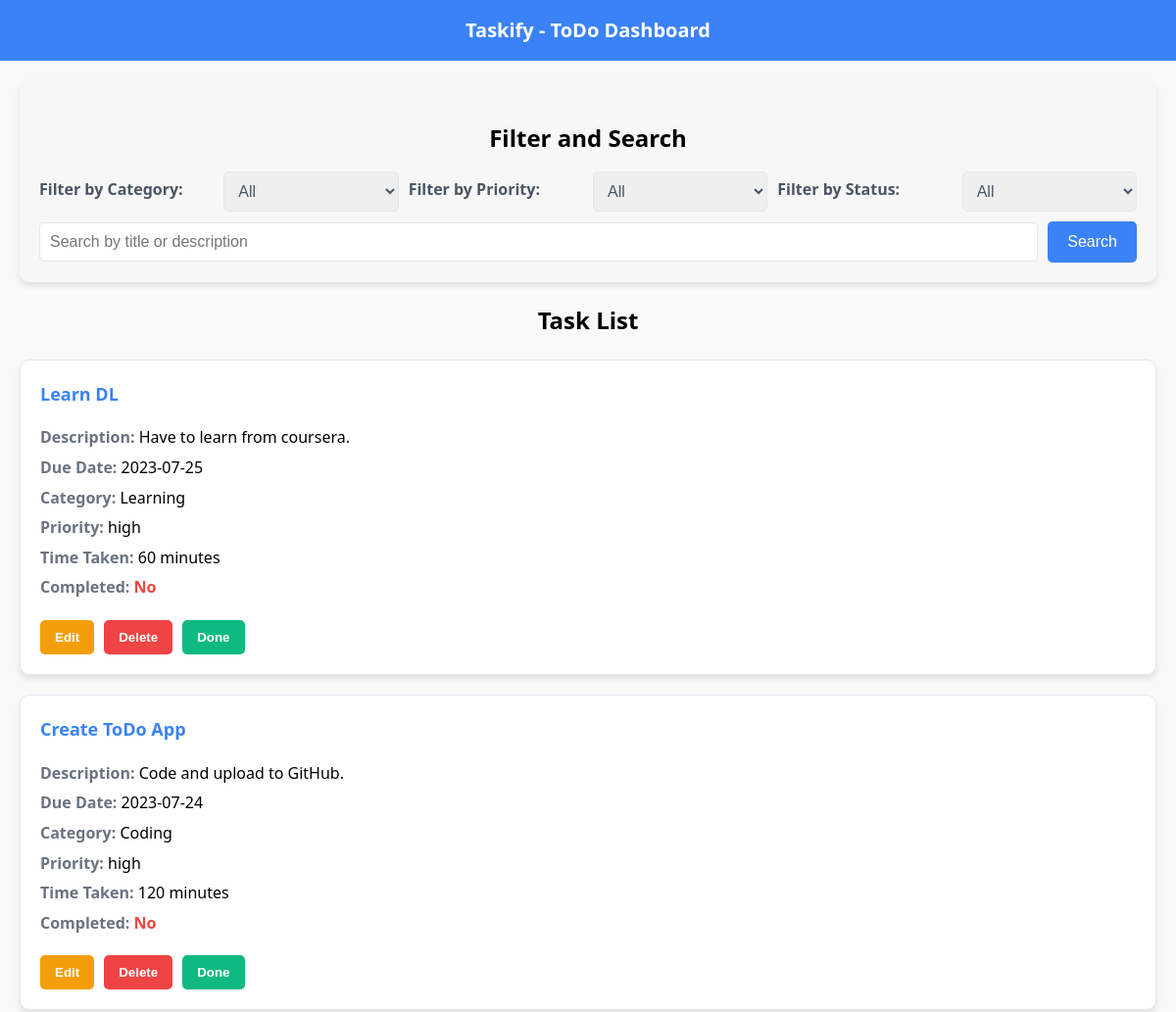
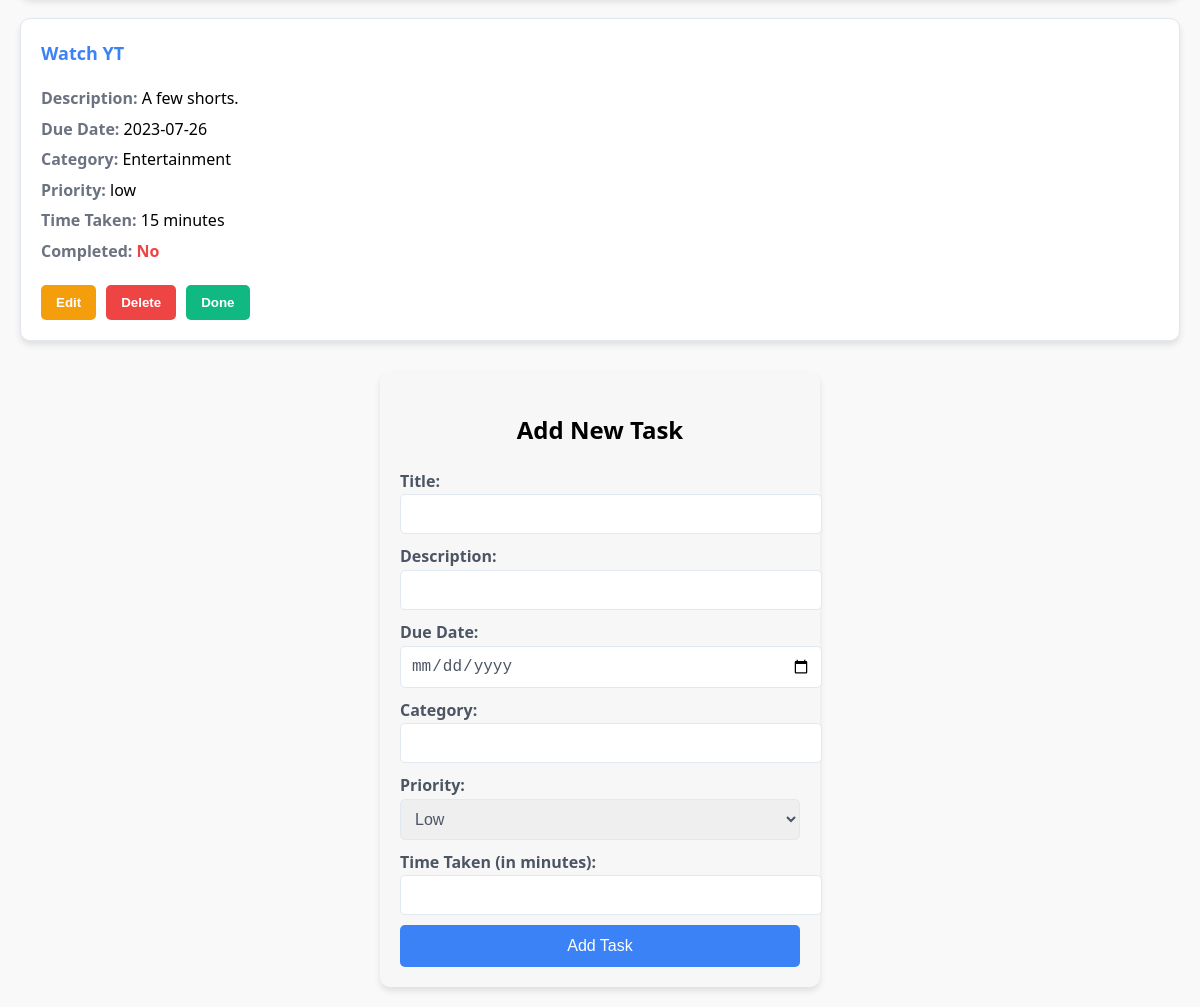
The page /dashboard (signed in) on the database as committed earlier (2 pictures, top to bottom).
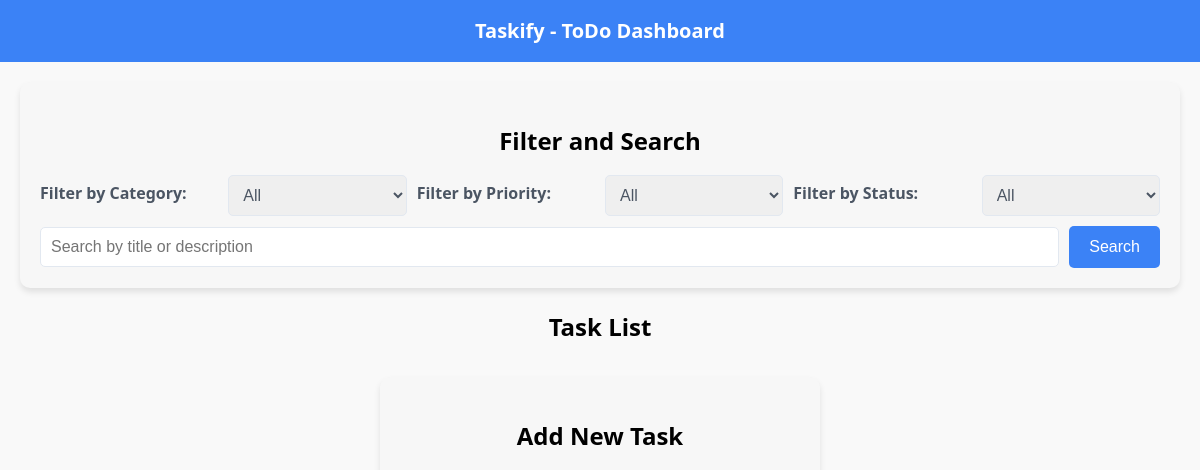
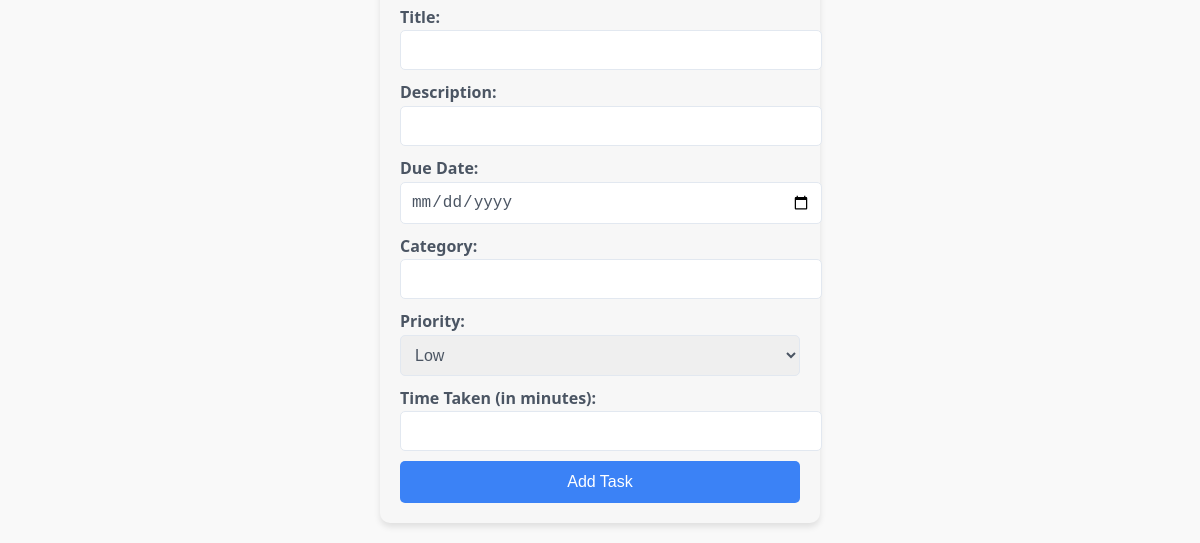
The same page on the database as committed later (2 pictures, top to bottom).
### tables this page shows
CREATE TABLE tasks (
                id INTEGER PRIMARY KEY AUTOINCREMENT,
                user_id INTEGER NOT NULL,
                title TEXT NOT NULL,
                description TEXT NOT NULL,
                due_date TEXT NOT NULL,
                category TEXT,
                priority TEXT,
                time_taken INTEGER,
                completed INTEGER DEFAULT 0
            );

### app.py (the view)
@app.route('/dashboard')
def dashboard():
    if 'user_id' not in session:
        return redirect(url_for('login'))
    user_id = session['user_id']
    tasks = fetch_tasks_by_user(user_id)
    return render_template('dashboard.html', tasks=tasks)

### app.py (called while the page is built)
def connect_db():
    conn = sqlite3.connect('database.db')
    return conn

def fetch_tasks_by_user(user_id):
    with connect_db() as conn:
        cur = conn.cursor()
        query = 'SELECT * FROM tasks WHERE user_id = ?'
        cur.execute(query, (user_id,))
        tasks = cur.fetchall()
        tasks_data = []
        for task in tasks:
            task_data = {
                'id': task[0],
                'title': task[2],
                'description': task[3],
                'due_date': task[4],
                'category': task[5],
                'priority': task[6],
                'time_taken': task[7],
                'completed': task[8]
            }
            tasks_data.append(task_data)
        return tasks_data

### templates/dashboard.html (shortened to what this page needs)
<!DOCTYPE html>
<html>
<head>
    <link rel="stylesheet" href="{{ url_for('static', filename='css/dash_styles.css') }}">
</head>
<body>
    <header>
        <h1>Taskify - ToDo Dashboard</h1>
    </header>
    <main>
        <section id="filterSearchContainer">
            <h2>Filter and Search</h2>
            <div class="filtersContainer">
                <label for="categoryFilter">Filter by Category:</label>
                <select id="categoryFilter" name="categoryFilter">
                    <option value="">All</option>
                </select>
                <label for="priorityFilter">Filter by Priority:</label>
                <select id="priorityFilter" name="priorityFilter">
                    <option value="">All</option>
                </select>
                <label for="statusFilter">Filter by Status:</label>
                <select id="statusFilter" name="statusFilter">
                    <option value="">All</option>
                </select>
            </div>
            <div class="searchContainer">
                <input type="text" id="taskSearch" placeholder="Search by title or description">
                <button id="searchBtn">Search</button>
            </div>
        </section>
        <section>
            <h2>Task List</h2>
            <ul id="taskList">
                {% if tasks %}
                {% for task in tasks %}
                <li class="taskCard {% if task.completed %}completedTask{% else %}incompletedTask{% endif %}"
                    data-id="{{ task.id }}">
                    <h3>{{ task.title }}</h3>
                    <div class="taskDetails">
                        <p><strong>Description:</strong> {{ task.description }}</p>
                        <p><strong>Due Date:</strong> {{ task.due_date }}</p>
                        <p><strong>Category:</strong> {{ task.category }}</p>
                        <p><strong>Priority:</strong> {{ task.priority }}</p>
                        <p><strong>Time Taken:</strong> {{ task.time_taken }} minutes</p>
                        <p><strong>Completed:</strong> <b>{% if task.completed %}Yes{% else %}No{% endif %}</b></p>
                    </div>
                    <div class="taskActions">
                        <button class="editBtn">Edit</button>
                        <button class="deleteBtn">Delete</button>
                        <button class="doneBtn">Done</button>
                    </div>
                </li>
                {% endfor %}
                {% endif %}
            </ul>
        </section>
        <section id="addTaskForm">
            <h2>Add New Task</h2>
            <form>
                <div>
                    <label for="title">Title:</label>
                    <input type="text" id="title" name="title" required>
                </div>
                <div>
                    <label for="description">Description:</label>
                    <input type="text" id="description" name="description" required>
                </div>
                <div>
                    <label for="due_date">Due Date:</label>
                    <input type="date" id="due_date" name="due_date" required>
                </div>
                <div>
                    <label for="category">Category:</label>
                    <input type="text" id="category" name="category">
                </div>
                <div>
                    <label for="priority">Priority:</label>
                    <select id="priority" name="priority">
                        <option value="low">Low</option>
                    </select>
                </div>
                <div>
                    <label for="time_taken">Time Taken (in minutes):</label>
                    <input type="number" id="time_taken" name="time_taken" oninput="validateInput(this)"
                        onkeydown="validateInput(this)">
                </div>
                <button type="submit">Add Task</button>
            </form>
        </section>
    </main>
</body>
</html>

### static/css/dash_styles.css (style rules this page uses)
body { font-family: 'Segoe UI', Tahoma, Geneva, Verdana, sans-serif; background-color: #f9f9f9; line-height: 1.6; margin: 0; padding: 0; }
header { background-color: #3b82f6; color: #fff; text-align: center; padding: 20px; }
h1 { margin: 0; }
h2 { text-align: center; }
main { padding: 20px; }
section { margin-bottom: 30px; }
#addTaskForm { background-color: #f7f7f7; border-radius: 10px; padding: 20px; box-shadow: 0 4px 6px rgba(0, 0, 0, 0.1); margin-bottom: 20px; }
#addTaskForm form { display: grid; grid-template-columns: 1fr; grid-gap: 10px; }
#addTaskForm label { font-weight: bold; color: #4b5563; }
#addTaskForm input[type="text"], #addTaskForm select, #addTaskForm input[type="date"], #addTaskForm input[type="number"] { width: 100%; padding: 10px; border: 1px solid #e2e8f0; border-radius: 5px; font-size: 16px; color: #4b5563; }
#addTaskForm button[type="submit"] { padding: 12px 20px; background-color: #3b82f6; color: #fff; border: none; border-radius: 5px; font-size: 16px; cursor: pointer; transition: background-color 0.3s; display: block; margin: 0 auto; width: 100%; }
header { font-size: 24px; padding: 15px; }
h1 { font-size: 20px; margin: 0; }
#filterSearchContainer { padding: 10px; }
.filtersContainer { grid-template-columns: 1fr; }
.filtersContainer select { width: 100%; margin-top: 5px; }
.searchContainer { flex-direction: column; align-items: stretch; }
.searchContainer input[type="text"] { width: 100%; margin-bottom: 10px; }
#addTaskForm { max-width: 100%; }
@media screen and (min-width: 768px) { #addTaskForm, .editForm { max-width: 400px; margin: 0 auto; } }
@media screen and (min-width: 768px) { .filtersContainer { grid-template-columns: repeat(auto-fit, minmax(150px, 1fr)); } }
@media screen and (min-width: 768px) { .searchContainer { flex-direction: row; align-items: center; } }
@media screen and (min-width: 768px) { .searchContainer input[type="text"] { margin-bottom: 0; } }
@media screen and (min-width: 768px) { .searchContainer button { margin-left: 10px; } }
#filterSearchContainer { background-color: #f7f7f7; border-radius: 10px; padding: 20px; box-shadow: 0 4px 6px rgba(0, 0, 0, 0.1); margin-bottom: 20px; }
#filterSearchContainer h2 { margin-bottom: 10px; }
.filtersContainer { display: grid; grid-template-columns: repeat(auto-fit, minmax(150px, 1fr)); grid-gap: 10px; align-items: center; }
.filtersContainer label { font-weight: bold; color: #4b5563; display: block; }
.filtersContainer select { width: 100%; padding: 10px; border: 1px solid #e2e8f0; border-radius: 5px; font-size: 16px; color: #4b5563; display: block; margin-top: 5px; }
.searchContainer { display: flex; align-items: center; justify-content: center; margin-top: 10px; }
.searchContainer input[type="text"] { flex: 1; padding: 10px; border: 1px solid #e2e8f0; border-radius: 5px; font-size: 16px; color: #4b5563; }
.searchContainer button { padding: 12px 20px; background-color: #3b82f6; color: #fff; border: none; border-radius: 5px; font-size: 16px; cursor: pointer; transition: background-color 0.3s; margin-left: 10px; }

Rows that differ between the two databases and show on the page:
removed tasks: title "Learn DL", description "Have to learn from coursera.", due_date "2023-07-25", category "Learning", priority "high", time_taken "60", completed "No"
removed tasks: title "Create ToDo App", description "Code and upload to GitHub.", due_date "2023-07-24", category "Coding", priority "high", time_taken "120", completed "No"
removed tasks: title "Watch YT", description "A few shorts.", due_date "2023-07-26", category "Entertainment", priority "low", time_taken "15", completed "No"
